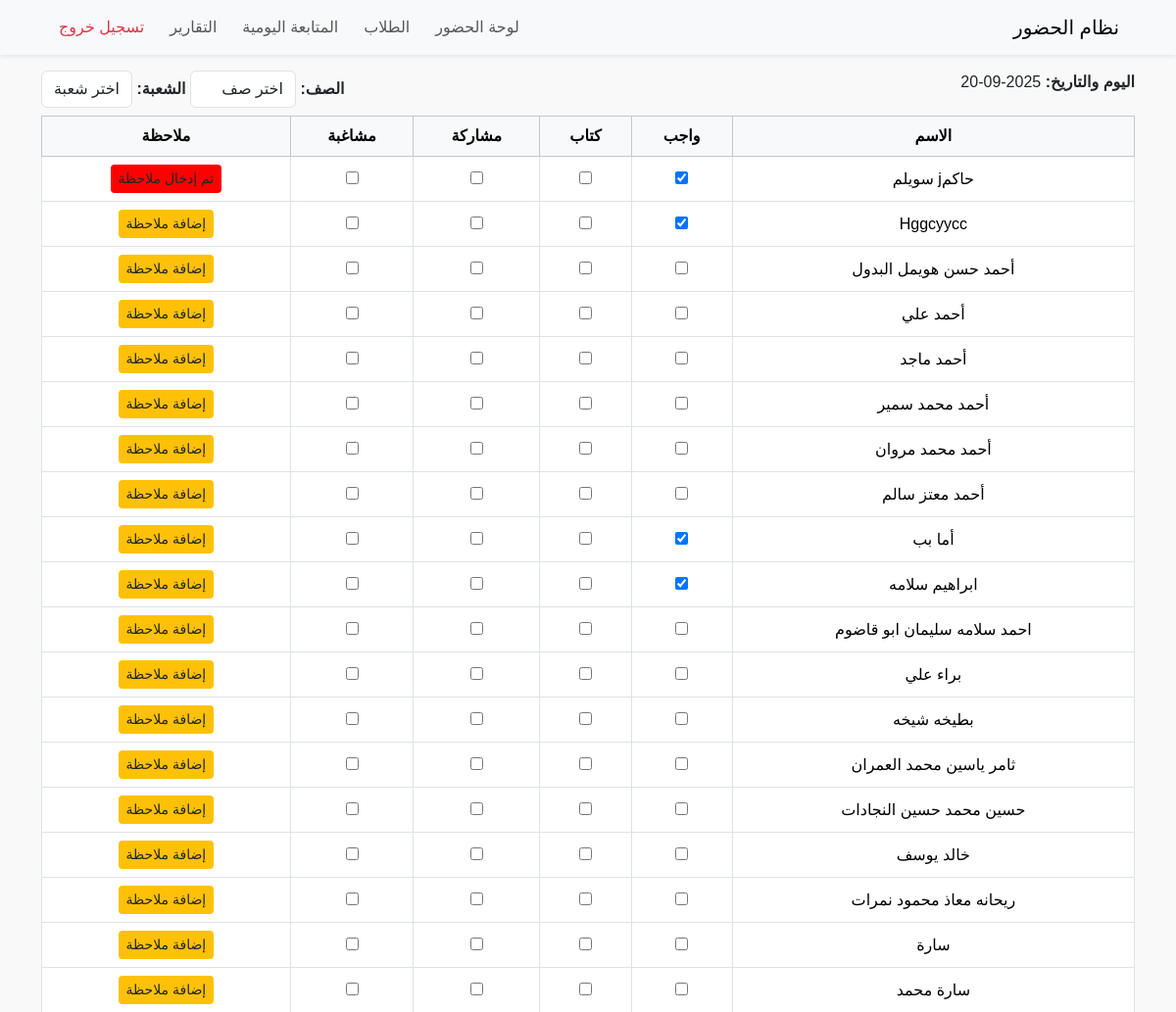
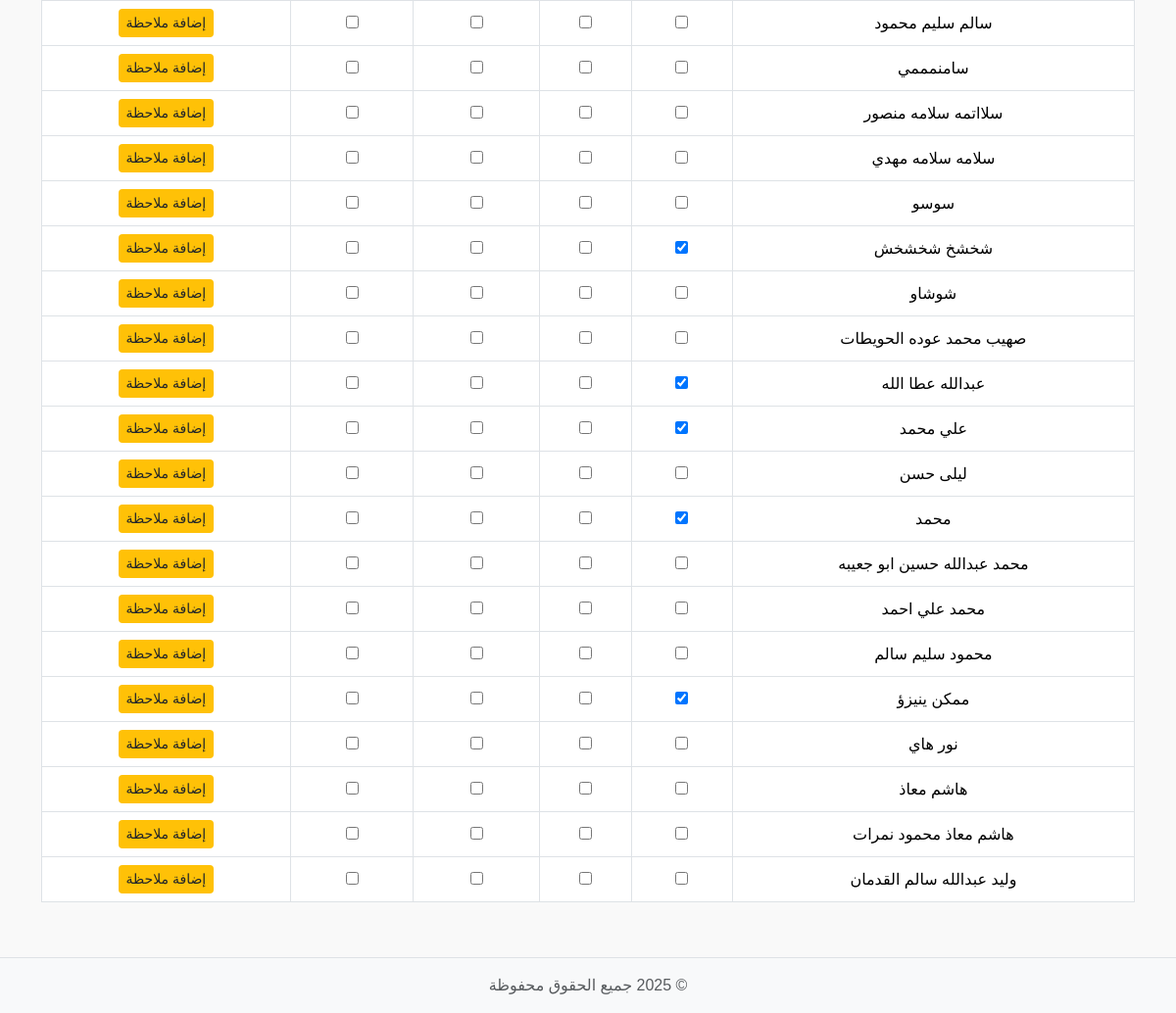
The page /tracking on the database its author committed (2 pictures, top to bottom).
### tables this page shows
CREATE TABLE students (
    id INTEGER PRIMARY KEY AUTOINCREMENT,
    student_name TEXT NOT NULL,
    username TEXT,
    password TEXT
, class_name TEXT, section TEXT, school_id INTEGER REFERENCES schools(id));

CREATE TABLE student_tracking (
    id INTEGER PRIMARY KEY AUTOINCREMENT,
    student_id INTEGER NOT NULL,
    date TEXT NOT NULL,
    homework INTEGER DEFAULT 0,
    book INTEGER DEFAULT 0,
    participation INTEGER DEFAULT 0,
    misbehavior INTEGER DEFAULT 0,
    note TEXT, tracking_date TEXT, class_id INTEGER REFERENCES teacher_classes(id), teacher_id INTEGER REFERENCES teachers(id),
    FOREIGN KEY(student_id) REFERENCES students(id)
);

### tracking.py (the view)
def tracking_page():
    conn = get_db_connection()
    today = date.today().isoformat()
    students = conn.execute("SELECT * FROM students ORDER BY student_name").fetchall()
    rows = conn.execute("SELECT * FROM student_tracking WHERE date=?", (today,)).fetchall()
    records = {r['student_id']: r for r in rows}
    classes = [row['class_name'] for row in conn.execute("SELECT DISTINCT class_name FROM students").fetchall()]
    sections = [row['section'] for row in conn.execute("SELECT DISTINCT section FROM students").fetchall()]
    conn.close()
    return render_template(
        "tracking.html",
        students=students,
        records=records,
        today=today,
        classes=classes,
        sections=sections
    )

### db.py (called while the page is built)
def get_db_connection():
    conn = sqlite3.connect(DB_NAME)
    conn.row_factory = sqlite3.Row
    return conn

### templates/tracking.html (shortened to what this page needs)
{% include 'partials/header.html' %}
{% include 'partials/navbar.html' %}
<div class="container my-3">
    <div class="d-flex justify-content-between mb-2">
        <div><strong>اليوم والتاريخ: </strong> {{ today }}</div>
        <div>
            <strong>الصف: </strong>
            <select id="classSelect" class="form-control d-inline-block w-auto">
                <option value="">اختر صف</option>
            </select>
            <strong>الشعبة: </strong>
            <select id="sectionSelect" class="form-control d-inline-block w-auto">
                <option value="">اختر شعبة</option>
            </select>
        </div>
    </div>
    <table class="table table-bordered" id="trackingTable">
        <thead class="table-light">
            <tr>
                <th>الاسم</th>
                <th>واجب</th>
                <th>كتاب</th>
                <th>مشاركة</th>
                <th>مشاغبة</th>
                <th>ملاحظة</th>
            </tr>
        </thead>
        <tbody>
            {% for student in students %}
            {% set rec = records.get(student.id, {}) %}
            <tr data-class="{{ student.class_name }}" data-section="{{ student.section }}">
                <td>{{ student.student_name }}</td>
                <td><input type="checkbox" class="track-checkbox" data-student="{{ student.id }}" data-field="homework" {% if rec.homework %}checked{% endif %}></td>
                <td><input type="checkbox" class="track-checkbox" data-student="{{ student.id }}" data-field="book" {% if rec.book %}checked{% endif %}></td>
                <td><input type="checkbox" class="track-checkbox" data-student="{{ student.id }}" data-field="participation" {% if rec.participation %}checked{% endif %}></td>
                <td><input type="checkbox" class="track-checkbox" data-student="{{ student.id }}" data-field="misbehavior" {% if rec.misbehavior %}checked{% endif %}></td>
                <td>
                    <button class="btn btn-sm btn-warning note-btn" data-student="{{ student.id }}" {% if rec.note %}style="background:red"{% endif %}>
                        {% if rec.note %}تم إدخال ملاحظة{% else %}إضافة ملاحظة{% endif %}
                    </button>
                </td>
            </tr>
            {% endfor %}
        </tbody>
    </table>
</div>
{% include 'partials/footer.html' %}

### static/css/style.css (style rules this page uses)
html, body { height: 100%; margin: 0; padding: 0; }
body { font-family: 'Tajawal', sans-serif; background-color: #f9f9f9; direction: rtl; text-align: right; display: flex; flex-direction: column; min-height: 100vh; }
table { width: 100%; border-collapse: collapse; direction: rtl; }
th, td { text-align: center; padding: 10px; vertical-align: middle; }
th { background-color: #f8f9fa; }
td button { min-width: 70px; margin: 0 2px; }
.btn-warning { background-color: #ffc107; border: none; color: #212529; }

### rows shown on the page
students: student_name "حاكمj سويلم", id "☑", shows "تم إدخال ملاحظة"
students: student_name "Hggcyycc", id "☑", shows "إضافة ملاحظة"
students: student_name "أحمد حسن هويمل البدول", shows "إضافة ملاحظة"
students: student_name "أحمد علي", shows "إضافة ملاحظة"
students: student_name "أحمد ماجد", shows "إضافة ملاحظة"
students: student_name "أحمد محمد سمير", shows "إضافة ملاحظة"
students: student_name "أحمد محمد مروان", shows "إضافة ملاحظة"
students: student_name "أحمد معتز سالم", shows "إضافة ملاحظة"
students: student_name "أما بب", id "☑", shows "إضافة ملاحظة"
students: student_name "ابراهيم سلامه", id "☑", shows "إضافة ملاحظة"
students: student_name "احمد سلامه سليمان ابو قاضوم", shows "إضافة ملاحظة"
students: student_name "براء علي", shows "إضافة ملاحظة"
students: student_name "بطيخه شيخه", shows "إضافة ملاحظة"
students: student_name "ثامر ياسين محمد العمران", shows "إضافة ملاحظة"
students: student_name "حسين محمد حسين النجادات", shows "إضافة ملاحظة"
students: student_name "خالد يوسف", shows "إضافة ملاحظة"
students: student_name "ريحانه معاذ محمود نمرات", shows "إضافة ملاحظة"
students: student_name "سارة", shows "إضافة ملاحظة"
students: student_name "سارة محمد", shows "إضافة ملاحظة"
students: student_name "سالم سليم محمود", shows "إضافة ملاحظة"
students: student_name "سامنمممي", shows "إضافة ملاحظة"
students: student_name "سلااتمه سلامه منصور", shows "إضافة ملاحظة"
students: student_name "سلامه سلامه مهدي", shows "إضافة ملاحظة"
students: student_name "سوسو", shows "إضافة ملاحظة"
students: student_name "شخشخ شخشخش", id "☑", shows "إضافة ملاحظة"
students: student_name "شوشاو", shows "إضافة ملاحظة"
students: student_name "صهيب محمد عوده الحويطات", shows "إضافة ملاحظة"
students: student_name "عبدالله عطا الله", id "☑", shows "إضافة ملاحظة"
students: student_name "علي محمد", id "☑", shows "إضافة ملاحظة"
students: student_name "ليلى حسن", shows "إضافة ملاحظة"
students: student_name "محمد", id "☑", shows "إضافة ملاحظة"
students: student_name "محمد عبدالله حسين ابو جعيبه", shows "إضافة ملاحظة"
students: student_name "محمد علي احمد", shows "إضافة ملاحظة"
students: student_name "محمود سليم سالم", shows "إضافة ملاحظة"
students: student_name "ممكن ينيزؤ", id "☑", shows "إضافة ملاحظة"
students: student_name "نور هاي", shows "إضافة ملاحظة"
students: student_name "هاشم معاذ", shows "إضافة ملاحظة"
students: student_name "هاشم معاذ محمود نمرات", shows "إضافة ملاحظة"
students: student_name "وليد عبدالله سالم القدمان", shows "إضافة ملاحظة"
